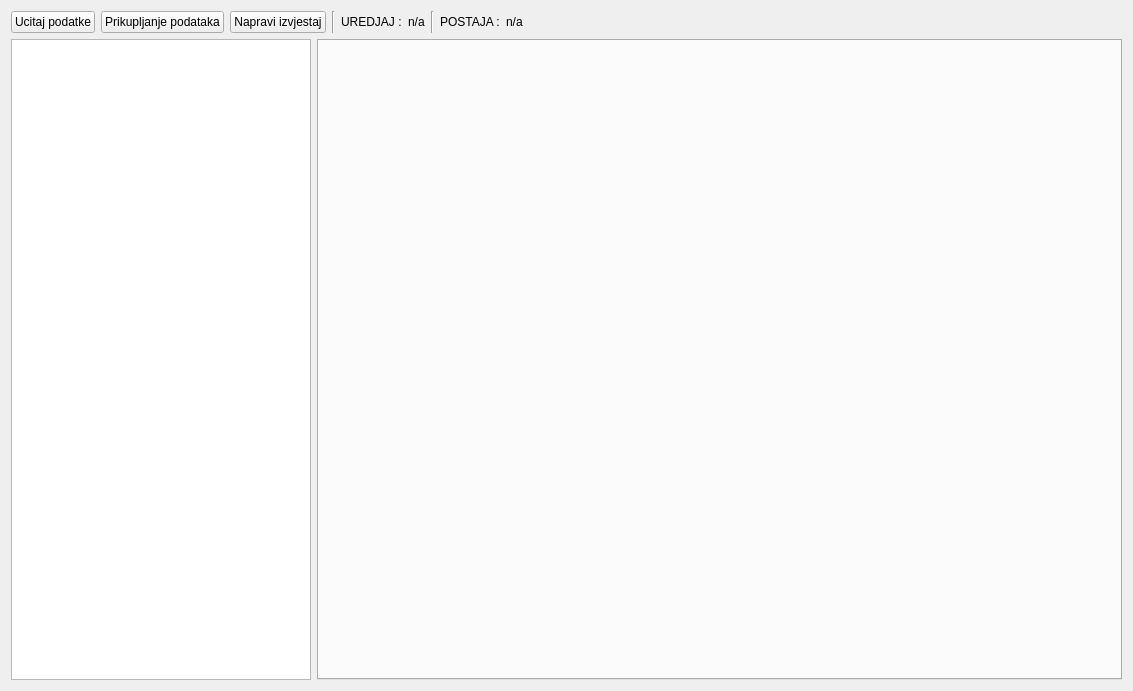
<?xml version="1.0" encoding="UTF-8"?>
<ui version="4.0">
 <class>Form</class>
 <widget class="QWidget" name="Form">
  <property name="geometry">
   <rect>
    <x>0</x>
    <y>0</y>
    <width>1133</width>
    <height>691</height>
   </rect>
  </property>
  <property name="windowTitle">
   <string>Form</string>
  </property>
  <layout class="QVBoxLayout" name="verticalLayout">
   <item>
    <layout class="QHBoxLayout" name="horizontalLayout">
     <property name="margin">
      <number>0</number>
     </property>
     <item>
      <widget class="QPushButton" name="pushButtonUcitajPodatke">
       <property name="text">
        <string>Ucitaj podatke</string>
       </property>
      </widget>
     </item>
     <item>
      <widget class="QPushButton" name="pushButtonPrikupljanjePodataka">
       <property name="text">
        <string>Prikupljanje podataka</string>
       </property>
       <property name="checkable">
        <bool>true</bool>
       </property>
      </widget>
     </item>
     <item>
      <widget class="QPushButton" name="pushButtonReport">
       <property name="text">
        <string>Napravi izvjestaj</string>
       </property>
      </widget>
     </item>
     <item>
      <widget class="Line" name="line_2">
       <property name="orientation">
        <enum>Qt::Vertical</enum>
       </property>
      </widget>
     </item>
     <item>
      <widget class="QLabel" name="label">
       <property name="text">
        <string>UREDJAJ :</string>
       </property>
      </widget>
     </item>
     <item>
      <widget class="QLabel" name="labelUredjaj">
       <property name="text">
        <string>n/a</string>
       </property>
      </widget>
     </item>
     <item>
      <widget class="Line" name="line">
       <property name="orientation">
        <enum>Qt::Vertical</enum>
       </property>
      </widget>
     </item>
     <item>
      <widget class="QLabel" name="label_3">
       <property name="text">
        <string>POSTAJA :</string>
       </property>
      </widget>
     </item>
     <item>
      <widget class="QLabel" name="labelPostaja">
       <property name="text">
        <string>n/a</string>
       </property>
      </widget>
     </item>
     <item>
      <spacer name="horizontalSpacer">
       <property name="orientation">
        <enum>Qt::Horizontal</enum>
       </property>
       <property name="sizeHint" stdset="0">
        <size>
         <width>40</width>
         <height>20</height>
        </size>
       </property>
      </spacer>
     </item>
    </layout>
   </item>
   <item>
    <layout class="QHBoxLayout" name="horizontalLayout_2">
     <property name="margin">
      <number>0</number>
     </property>
     <item>
      <widget class="QTableView" name="tableViewFrejm">
       <property name="minimumSize">
        <size>
         <width>200</width>
         <height>300</height>
        </size>
       </property>
       <property name="maximumSize">
        <size>
         <width>300</width>
         <height>16777215</height>
        </size>
       </property>
       <property name="selectionMode">
        <enum>QAbstractItemView::SingleSelection</enum>
       </property>
       <property name="selectionBehavior">
        <enum>QAbstractItemView::SelectRows</enum>
       </property>
      </widget>
     </item>
     <item>
      <widget class="QTabWidget" name="glavniTabWidget">
       <property name="currentIndex">
        <number>-1</number>
       </property>
       <property name="movable">
        <bool>true</bool>
       </property>
      </widget>
     </item>
    </layout>
   </item>
  </layout>
 </widget>
 <resources/>
 <connections/>
</ui>
